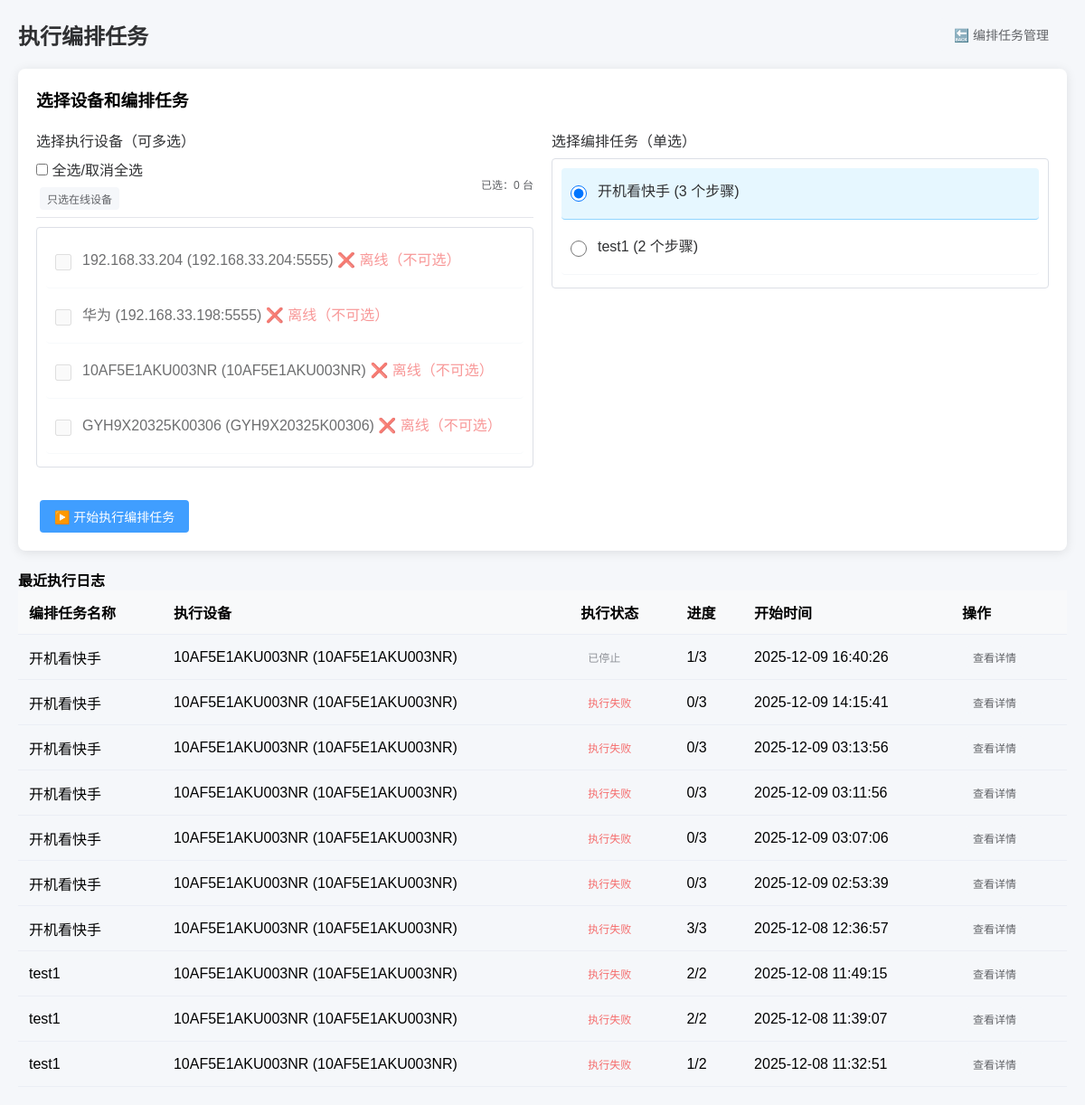
Before: /task_orchestration/execute/ with the older database file.
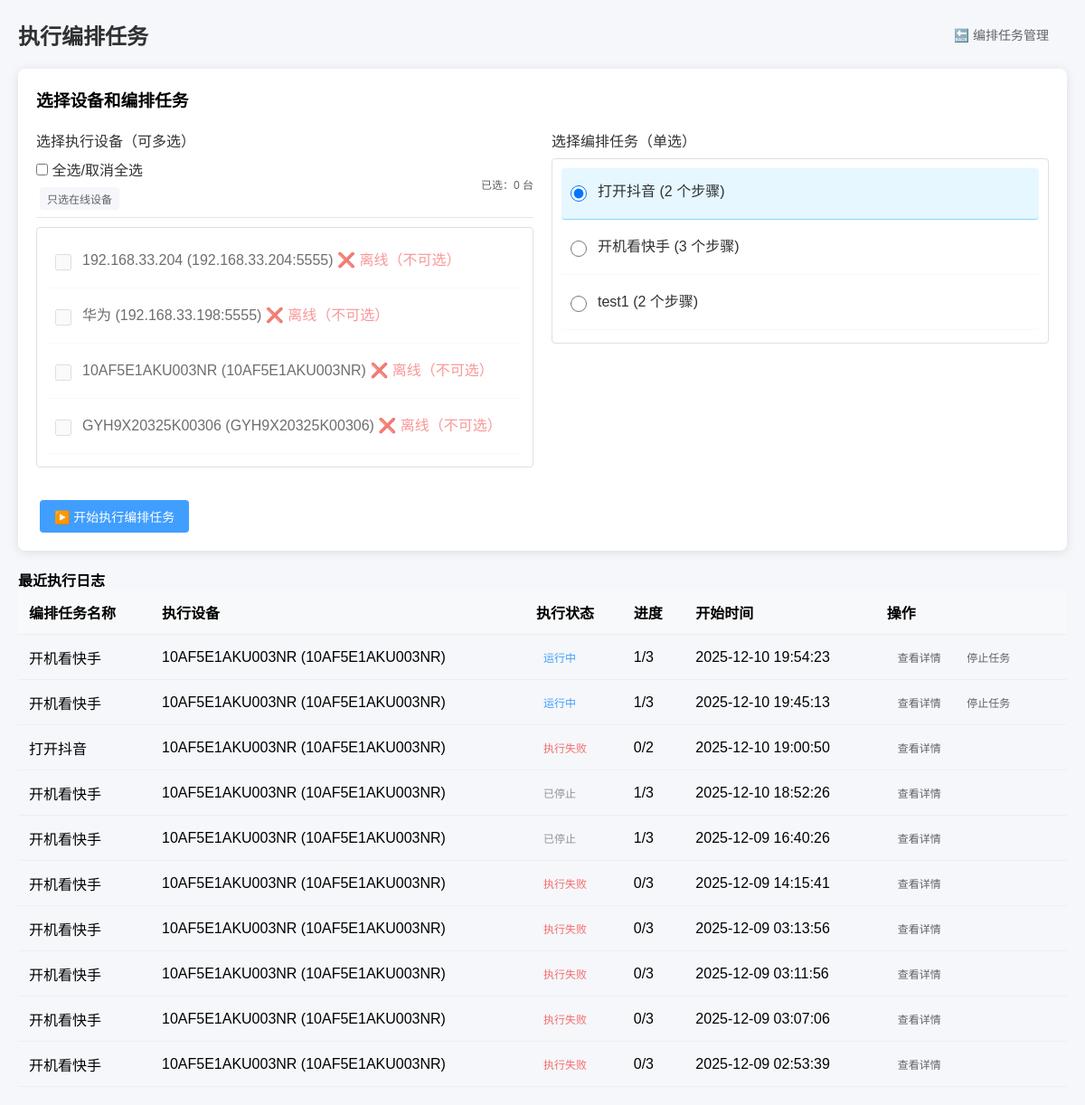
After: the same page with the newer database file.
### adb_manager/models.py (models this page shows, shortened)
class ADBDevice(BaseModel):
    device_name = models.CharField(
        "设备名称",
        max_length=50,
        help_text="如：游戏手机1"
    )
    device_ip = models.GenericIPAddressField(
        "设备IP",
        blank=True,
        null=True,
        help_text="局域网IP（序列号连接时可不填），如192.168.3.100"
    )
    device_port = models.IntegerField(
        "ADB端口",
        default=5555,
        blank=True,
        null=True,
        help_text="默认5555（序列号连接时可不填）"
    )
    device_serial = models.CharField(
        "设备序列号",
        max_length=100,
        blank=True,
        null=True,
        help_text="ADB设备序列号（优先使用），如10AF5E1AKU003NR或192.168.3.100:5555"
    )
    is_active = models.BooleanField("是否启用监控", default=True)
    user = models.ForeignKey(
        CustomUser,
        on_delete=models.SET_NULL,
        null=True,
        blank=True,
        verbose_name="关联用户",
        help_text="绑定该设备的用户（为空则所有用户可操作）"
    )
    class Meta:
        verbose_name = "ADB设备"
        verbose_name_plural = "ADB设备管理"
        unique_together = ("device_ip", "device_port")
    @property
    def connect_identifier(self):
        if self.device_serial and self.device_serial.strip():
            return self.device_serial.strip()
        if self.device_ip and self.device_port:
            return f"{self.device_ip}:{self.device_port}"
        return ""  # 修复：返回空字符串而非None
    @property
    def adb_connect_str(self):
        if self.device_serial and self.device_serial.strip():
            return self.device_serial.strip()
        if self.device_ip and self.device_port:
            return f"{self.device_ip}:{self.device_port}"
        return ""  # 修复：返回空字符串而非None
    @property
    def device_status(self):
        connect_id = self.connect_identifier
        if not connect_id:
            return "invalid"  # 配置无效
        return r.get(f"adb:device:{connect_id}") or "offline"  # 兼容Redis未初始化的情况

### task_orchestration/models.py (models this page shows, shortened)
class OrchestrationTask(models.Model):
    TASK_STATUS = (
        ("draft", "草稿"),
        ("active", "已激活"),
        ("disabled", "已禁用"),
    )
    name = models.CharField("编排任务名称", max_length=100, unique=True)
    description = models.TextField("描述", blank=True, null=True)
    status = models.CharField("状态", max_length=20, choices=TASK_STATUS, default="draft")
    create_time = models.DateTimeField("创建时间", default=timezone.now)
    update_time = models.DateTimeField("更新时间", auto_now=True)
    class Meta:
        verbose_name = "编排任务"
        verbose_name_plural = "编排任务管理"
        ordering = ["-create_time"]

class OrchestrationLog(models.Model):
    EXEC_STATUS = (
        ("running", "执行中"),
        ("completed", "已完成"),
        ("part_failed", "部分失败"),
        ("failed", "执行失败"),
        ("stopped", "手动停止"),
    )
    orchestration = models.ForeignKey(
        OrchestrationTask,
        on_delete=models.CASCADE,
        related_name="logs",
        verbose_name="关联编排任务"
    )
    device = models.ForeignKey(
        ADBDevice,
        on_delete=models.CASCADE,
        verbose_name="执行设备",
        default=1
    )
    exec_status = models.CharField("执行状态", max_length=20, choices=EXEC_STATUS, default="running")
    exec_command = models.TextField("执行命令", blank=True, null=True)  # 新增
    stdout = models.TextField("标准输出", blank=True, null=True)  # 新增
    stderr = models.TextField("错误输出", blank=True, null=True)  # 新增
    exec_duration = models.FloatField("执行耗时(秒)", blank=True, null=True)  # 新增
    total_steps = models.PositiveIntegerField("总步骤数")
    completed_steps = models.PositiveIntegerField("已完成步骤数", default=0)
    error_msg = models.TextField("错误信息", blank=True, null=True)
    start_time = models.DateTimeField("开始时间", default=timezone.now)
    end_time = models.DateTimeField("结束时间", blank=True, null=True)
    class Meta:
        verbose_name = "编排执行日志"
        verbose_name_plural = "编排执行日志管理"
        ordering = ["-start_time"]

### task_orchestration/views.py (the view, shortened to what this page needs)
# urls.py: path('execute/', views.OrchestrationExecuteView.as_view(), name='execute_orchestration'),
class OrchestrationExecuteView(View):
    def get(self, request):
        devices = ADBDevice.objects.filter(is_active=True)
        device_list = []
        for dev in devices:
            dev.status = dev.device_status
            device_list.append(dev)
        recent_logs = OrchestrationLog.objects.all().order_by("-id")[:10]
        for log in recent_logs:
            log.is_running = log.exec_status == "running"
        context = {
            "page_title": "执行编排任务",
            "devices": device_list,
            "orchestrations": OrchestrationTask.objects.filter(status="active"),
            "recent_logs": recent_logs
        }
        return render(request, "task_orchestration/execute_orchestration.html", context)

### task_orchestration/templates/task_orchestration/execute_orchestration.html (shortened to what the changed rows need)
{% load static %}
<!DOCTYPE html>
<html lang="zh-CN">
<head>
</head>
<body>
    <div class="header">
        <h1>{{ page_title }}</h1>
    </div>
    <div class="card">
        <form method="POST" id="executeForm">
            <div class="form-row">
                <div class="form-col">
                    <div class="form-group">
                        <div class="device-list">
                            {% for device in devices %}
                                <div class="device-item {% if device.status != 'online' %}disabled{% endif %}" data-device-id="{{ device.id }}">
                                    <input
                                        type="checkbox"
                                        name="device_ids"
                                        id="device_{{ device.id }}"
                                        value="{{ device.id }}"
                                        {% if device.status != 'online' %}disabled{% endif %}
                                        data-online="{{ device.status }}"
                                        class="device-checkbox"
                                    >
                                    <label for="device_{{ device.id }}">
                                        {{ device.device_name }} ({{ device.adb_connect_str }})
                                        {% if device.status == 'online' %}
                                            <span style="color: #67c23a;">✅ 在线</span>
                                        {% else %}
                                            <span style="color: #f56c6c;">❌ 离线（不可选）</span>
                                        {% endif %}
                                    </label>
                                </div>
                            {% empty %}
                                <div style="text-align: center; color: #909399; padding: 20px;">暂无可用设备</div>
                            {% endfor %}
                        </div>
                    </div>
                </div>
                <div class="form-col">
                    <div class="form-group">
                        <div class="orch-list">
                            {% for orch in orchestrations %}
                                <div class="orch-item" data-orch-id="{{ orch.id }}">
                                    <input type="radio" name="orch_id" id="orch_{{ orch.id }}" value="{{ orch.id }}" {% if forloop.first %}checked{% endif %} class="orch-radio">
                                    <label for="orch_{{ orch.id }}">
                                        {{ orch.name }} ({{ orch.steps.count }} 个步骤)
                                    </label>
                                </div>
                            {% empty %}
                                <div style="text-align: center; color: #909399; padding: 20px;">暂无可用编排任务（请先创建并激活）</div>
                            {% endfor %}
                        </div>
                    </div>
                </div>
            </div>
        </form>
    </div>
    <div class="mt-4">
        <table>
            <thead>
                <tr>
                    <th>编排任务名称</th>
                    <th>执行设备</th>
                    <th>执行状态</th>
                    <th>进度</th>
                    <th>开始时间</th>
                    <th>操作</th>
                </tr>
            </thead>
            <tbody>
                {% for log in recent_logs %}
                <tr>
                    <td>{{ log.orchestration.name }}</td>
                    <td>{{ log.device.device_name }} ({{ log.device.adb_connect_str }})</td>
                    <td>
                        {% if log.exec_status == 'running' %}
                        <span class="badge status-running">运行中</span>
                        {% elif log.exec_status == 'completed' %}
                        <span class="badge status-success">已完成</span>
                        {% elif log.exec_status == 'failed' or log.exec_status == 'part_failed' %}
                        <span class="badge status-failed">执行失败</span>
                        {% elif log.exec_status == 'stopped' %}
                        <span class="badge status-stopped">已停止</span>
                        {% endif %}
                    </td>
                    <td>{{ log.completed_steps|default:0 }}/{{ log.total_steps }}</td>
                    <td>{{ log.start_time|date:"Y-m-d H:i:s" }}</td>
                    <td>
                        <a href="{% url 'task_orchestration:log_detail' log.id %}" class="btn btn-sm btn-default">查看详情</a>
                        {% if log.is_running %}
                        <a href="{% url 'task_orchestration:stop_orchestration' log.id %}" class="btn btn-sm btn-default" onclick="return confirm('确定要停止该任务吗？停止后无法恢复！')">停止任务</a>
                        {% endif %}
                    </td>
                </tr>
                {% empty %}
                <tr>
                    <td colspan="6" class="text-center">暂无执行日志</td>
                </tr>
                {% endfor %}
            </tbody>
        </table>
    </div>
</body>
</html>

Changed rows visible on the page:
no longer on this page (row unchanged): OrchestrationLog: orchestration.name "开机看快手", device.device_name "10AF5E1AKU003NR", device.adb_connect_str "10AF5E1AKU003NR", exec_status "执行失败", completed_steps "3", total_steps "3", start_time "2025-12-08 12:36:57"
no longer on this page (row unchanged): OrchestrationLog: orchestration.name "test1", device.device_name "10AF5E1AKU003NR", device.adb_connect_str "10AF5E1AKU003NR", exec_status "执行失败", completed_steps "2", total_steps "2", start_time "2025-12-08 11:49:15"
no longer on this page (row unchanged): OrchestrationLog: orchestration.name "test1", device.device_name "10AF5E1AKU003NR", device.adb_connect_str "10AF5E1AKU003NR", exec_status "执行失败", completed_steps "2", total_steps "2", start_time "2025-12-08 11:39:07"
no longer on this page (row unchanged): OrchestrationLog: orchestration.name "test1", device.device_name "10AF5E1AKU003NR", device.adb_connect_str "10AF5E1AKU003NR", exec_status "执行失败", completed_steps "1", total_steps "2", start_time "2025-12-08 11:32:51"
added OrchestrationTask: orch_id "☑ 打开抖音 (2 个步骤)", name "打开抖音", steps.count "2"
computed for OrchestrationTask "开机看快手": orch_id "☑ 开机看快手 (3 个步骤)" → "☐ 开机看快手 (3 个步骤)"
added OrchestrationLog: orchestration.name "开机看快手", device.device_name "10AF5E1AKU003NR", device.adb_connect_str "10AF5E1AKU003NR", exec_status "运行中", completed_steps "1", total_steps "3", start_time "2025-12-10 19:54:23", shows "停止任务"
added OrchestrationLog: orchestration.name "开机看快手", device.device_name "10AF5E1AKU003NR", device.adb_connect_str "10AF5E1AKU003NR", exec_status "运行中", completed_steps "1", total_steps "3", start_time "2025-12-10 19:45:13", shows "停止任务"
added OrchestrationLog: orchestration.name "打开抖音", device.device_name "10AF5E1AKU003NR", device.adb_connect_str "10AF5E1AKU003NR", exec_status "执行失败", completed_steps "0", total_steps "2", start_time "2025-12-10 19:00:50"
added OrchestrationLog: orchestration.name "开机看快手", device.device_name "10AF5E1AKU003NR", device.adb_connect_str "10AF5E1AKU003NR", exec_status "已停止", completed_steps "1", total_steps "3", start_time "2025-12-10 18:52:26"
